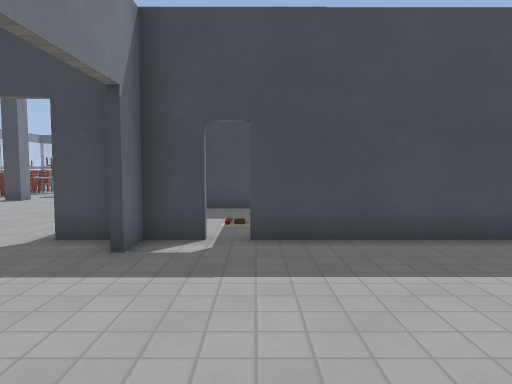
[1] (above)

24 first-person views from a walk through a Godot game level. The camera is 1.3 m above the floor, tilts 4° down and sees 70° across. The floor is counted in squares, 1 m on a side. Each view is taken from the middle of a square. On the plan, view 1 faces up. The plan holds only what a view shows up to about 15 squares ahead; the rest is blank. The place goes on beyond the plan. Characters and animated objects are left out. Surface patterns are stand-ins for the level's own textures.

[2]
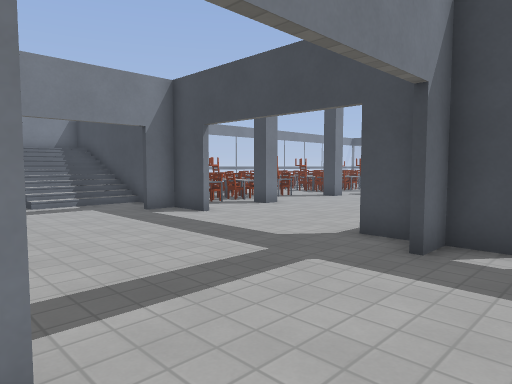

[3]
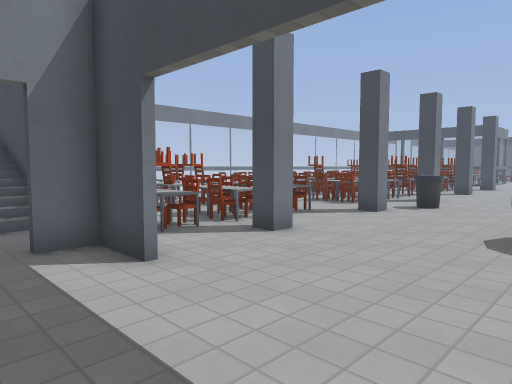

[4]
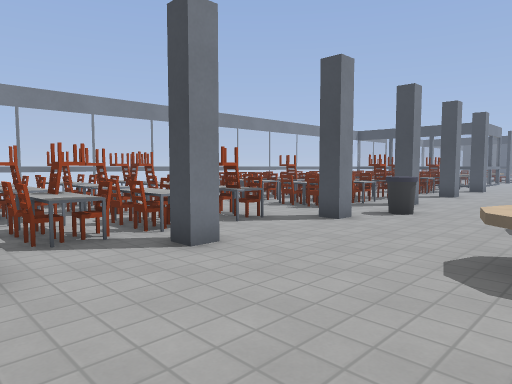

[5]
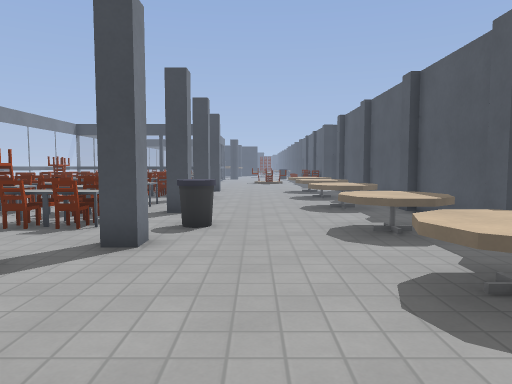

[6]
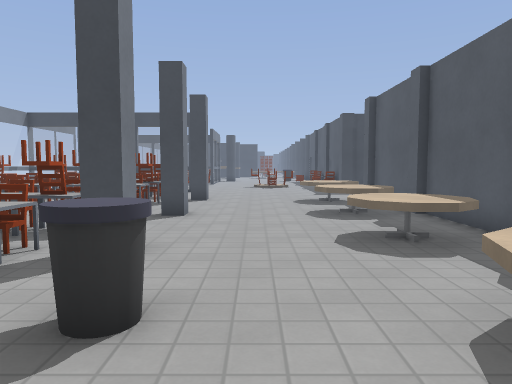

[7]
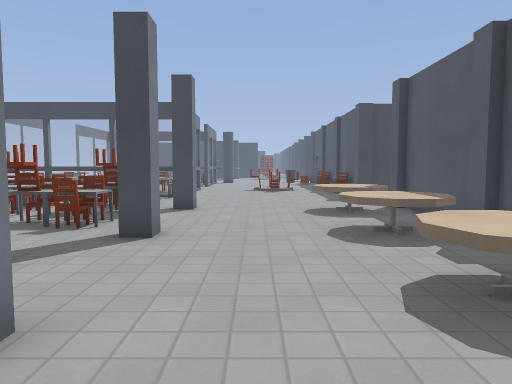

[8]
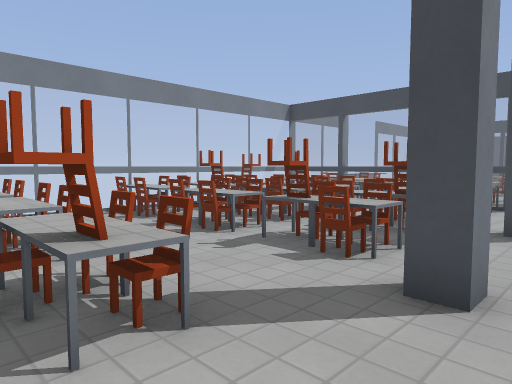

[9]
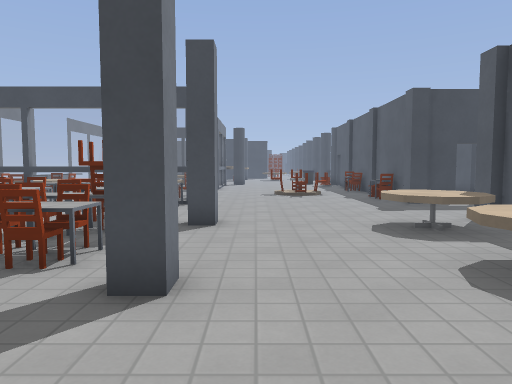

[10]
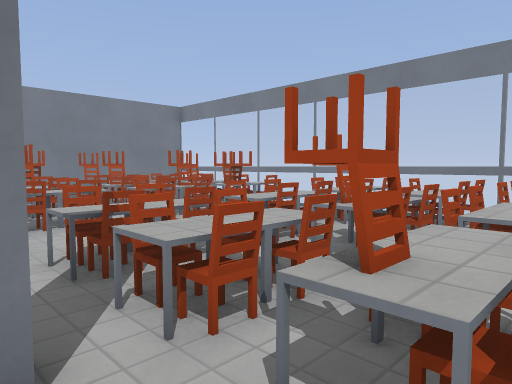

[11]
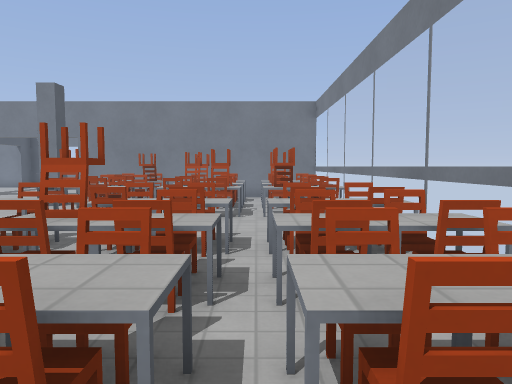

[12]
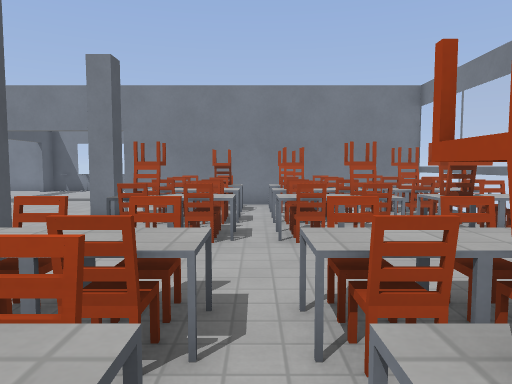

[13]
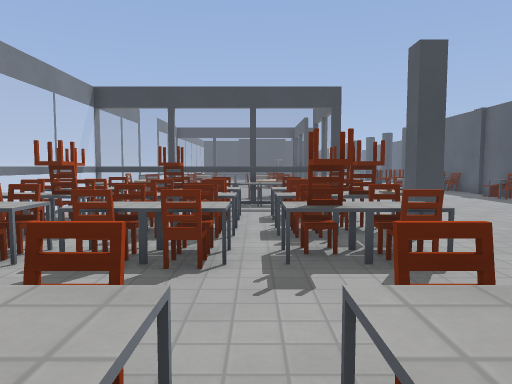

[14]
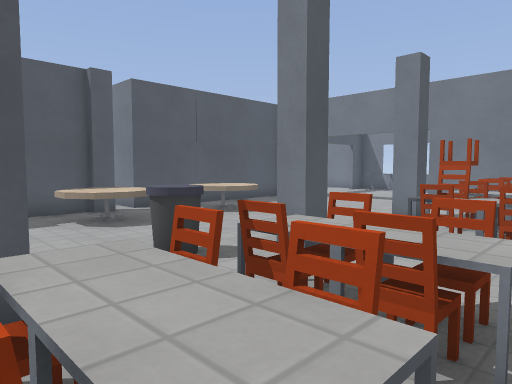

[15]
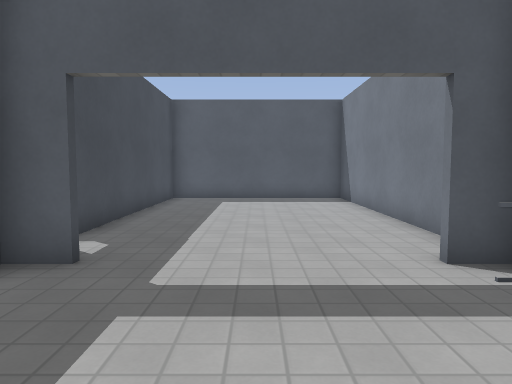

[16]
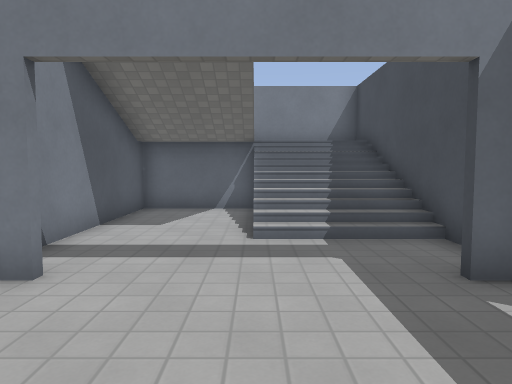

[17]
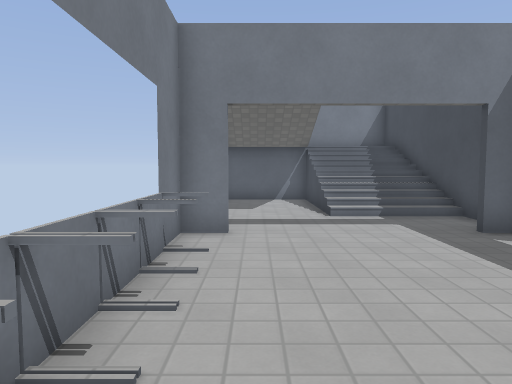

[18]
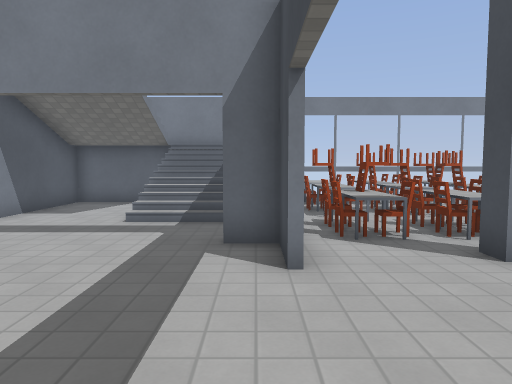

[19]
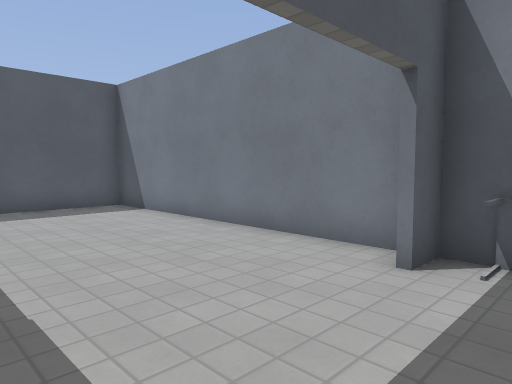

[20]
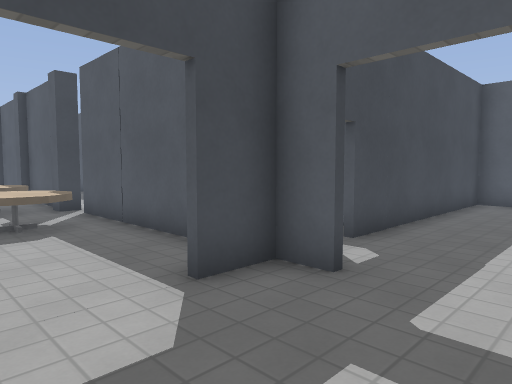

[21]
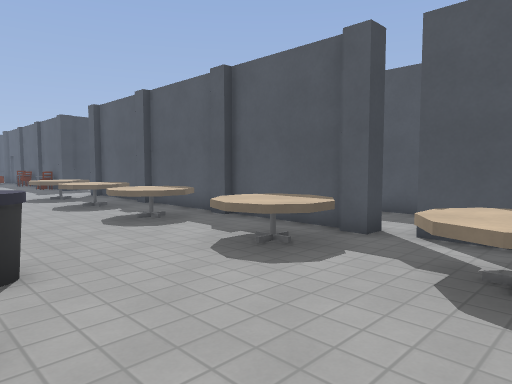

[22]
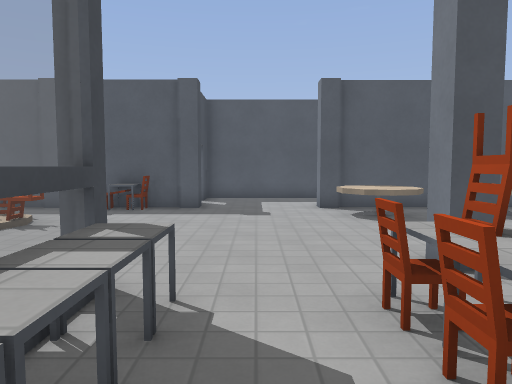

[23]
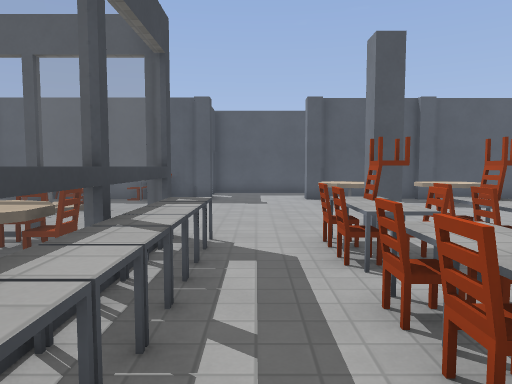

[24]
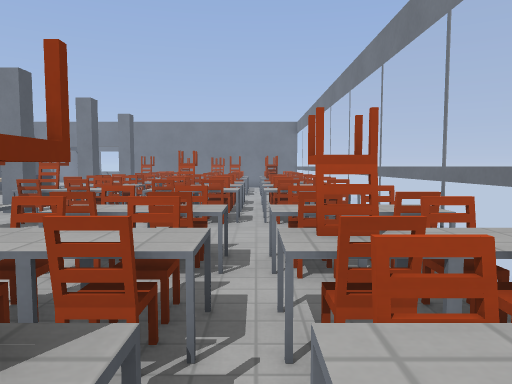

### Floor plan
Key: @ floor where view 1 was taken; # wall or solid block; x gap in a wall; . floor; / step, stairs or slope; = window, fence, low wall or low ledge; ^ raised ledge; C chair; T table; O other object.
Columns run from 19 left of view 1 to 8 right of it. Each row starts with its distance up from view 1.
 35  O        ...C...#
 34  OOO  OTC#......O#
 33  OO   .CT#......C#
 32 ###x...###.......####
 31 #^ ^^^^^^...........#
 30 # . ................#
 29 #CO.CC.CC...........#
 28 #CC^CC.CC......T....#
 27 #CC^CC.CC.#...TTT#
 26 #CC^CC.CC.....TT.#
 25 #CC^CC.CC........#
 24 #CC^CC.CC.....TT.#
 23 #.........#...TTT#
 22 #  ............T.#
 21 #CC.CC.CC........#
 20 #CC^CC.CC.....TTT#
 19 #CC^CC.CC.....TT.#
 18 #CC^CC.CC........#
 17 #CC.CC.CC........#
 16 #CC^CC.CC..^..TT.#  #
 15 # ............TTT#..#
 14 # ........#........
 13 #OC.CC.CC........##
 12 #CC.CC.CC.....TTT#
 11 #CC^CC.CC.....TT.#
 10 #OC^CC.CC.#......#
  9 #OO^OO.CC........#
  8 #OO^CC.CC........#
  7    ..............###########
  6 ###########.....####.......#
  5 # /////....................#
  4 # /////....................#
  3 # /#=//....................#
  2 # .........................#
  1   .........................#
  0   .......##.====##.@.......#
 -1   ##########################

Positions as (right, up) in squares from view 1, and headings:
1: (0, 0), facing up
2: (0, 0), facing up-left
3: (-4, 4), facing up-left
4: (-4, 6), facing up-left
5: (-7, 8), facing up
6: (-7, 13), facing up
7: (-7, 16), facing up
8: (-8, 19), facing up-left
9: (-8, 19), facing up
10: (-9, 21), facing down-left
11: (-16, 22), facing down
12: (-13, 19), facing down
13: (-13, 19), facing up
14: (-13, 19), facing down-right
15: (-7, 3), facing right
16: (-6, 3), facing left
17: (-3, 1), facing left
18: (-4, 6), facing left
19: (-4, 5), facing down-right
20: (-6, 3), facing up-right
21: (-9, 11), facing up-right
22: (-14, 30), facing right
23: (-17, 30), facing right
24: (-16, 29), facing down
